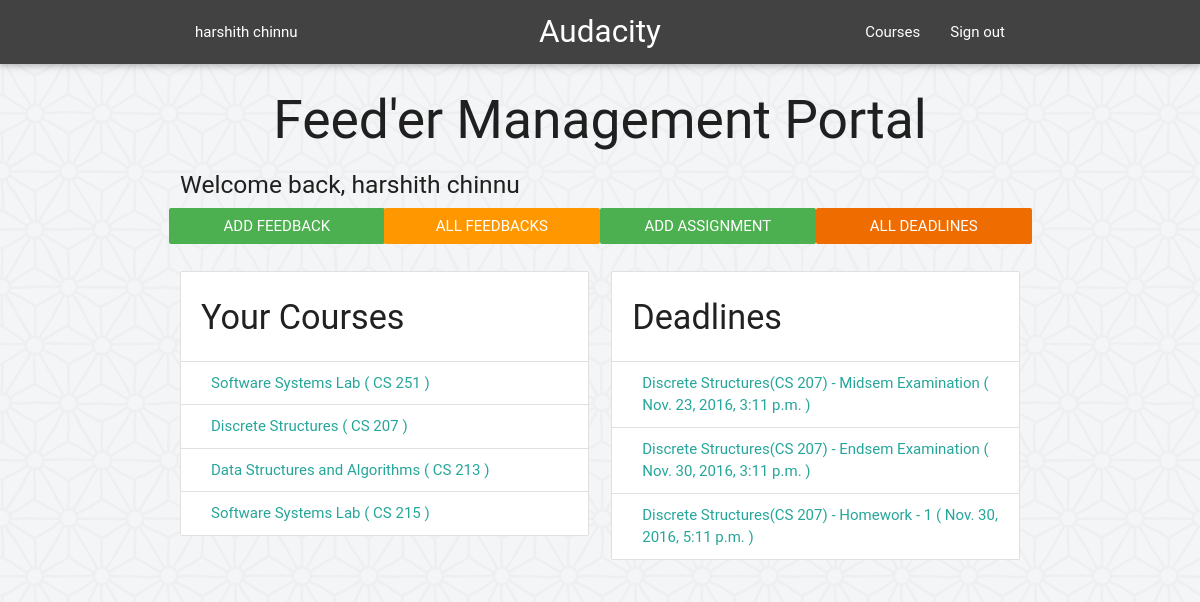
The app's page /feeder/index/ (signed in) with its own data.
### feeder/models.py (models this page shows, shortened)
class Course(models.Model):
	SPRING = 'SP'
	AUTUMN = 'AU'
	SUMMER = 'SU'
	SEMESTERS = (
		(SPRING, 'Spring'),
		(AUTUMN, 'Autumn'),
		(SUMMER, 'Summer'),
		)
	course_code = models.CharField(max_length=6, unique=True)
	course_name = models.CharField(max_length=40, blank=False)
	semester = models.CharField(
		max_length=2,
		choices=SEMESTERS,
		)
	def __str__(self):
		return self.course_name + '(' + self.course_code + ')'

class Assignment(models.Model):
	assignment_name = models.CharField(max_length=50, verbose_name = "Exam/Assignment")
	description = models.CharField(max_length=300, blank = True)
	pub_date = models.DateTimeField('date published')
	deadline = models.DateTimeField('deadline',null=False)
	course = models.ForeignKey(Course, on_delete=models.CASCADE)

### feeder/views.py (the view)
@login_required(login_url='/feeder/login/')
def IndexView(request):
	courses = Course.objects.all()
	assignments = Assignment.objects.filter(deadline__gt=timezone.now()).order_by('deadline')
	context = {
		'user' : request.user,
		'courses' : courses,
		'assignments' : assignments,
		}
	return render(request, "feeder/index.html", context)

### feeder/templates/feeder/index.html (shortened to what this page needs)
{% extends "feeder/base_site.html" %}
{% load static %}
{% block content %}
<h2 style="text-align:center" > Feed'er Management Portal </h2>
<h5> Welcome back, {{ user.get_full_name }} </h5>
  <div class="row">
  	<a href="{% url 'feeder:addfeedback' %}" class="btn-flat white-text center waves-effect waves-light col s3 green">Add Feedback</a>
	<a href="{% url 'feeder:feedbacks' %}" class="btn-flat white-text center waves-effect waves-light col s3 orange">All Feedbacks</a>
	<a href="{% url 'feeder:adddeadline' %}" class="btn-flat white-text center waves-effect waves-light col s3 green">Add Assignment</a>
	<a href="{% url 'feeder:assignments' %}" class="btn-flat white-text center waves-effect waves-light col s3 orange darken-3">All Deadlines</a>
  </div>
    {% if courses %}
    <div class="row">
	    <div class="col s6">
			<ul class="collection with-header">
		        <li class="collection-header"><h4>Your Courses</h4></li>
		        {% for course in courses %}
		        	<a class="collection-item">{{ course.course_name }} ( {{ course.course_code }} )</a>
		        {% endfor %}
		    </ul>
		</div>
		<div class="col s6">
			<ul class="collection with-header">
		        <li class="collection-header"><h4>Deadlines</h4></li>
		        {% for assignment in assignments %}
		        	<a class="collection-item">{{ assignment.course }} - {{ assignment.assignment_name }} ( {{ assignment.deadline }} ) </a>
		        {% endfor %}
		    </ul>
		</div>
	</div>
    {% endif %}
{% endblock %}
{% block navbar %}
    <li><a href="courses">Courses</a></li>
    <li><a onclick="signOut();" href="{% url 'feeder:logout' %}">Sign out</a></li>
{% endblock %}
{% block name %}
    {{ user.get_full_name }}
{% endblock %}

### records on screen
Course: course_name "Software Systems Lab", course_code "CS 251"
Course: course_name "Discrete Structures", course_code "CS 207"
Course: course_name "Data Structures and Algorithms", course_code "CS 213"
Course: course_name "Software Systems Lab", course_code "CS 215"
Assignment: course "Discrete Structures(CS 207)", assignment_name "Midsem Examination", deadline "Nov. 23, 2016, 3:11 p.m."
Assignment: course "Discrete Structures(CS 207)", assignment_name "Endsem Examination", deadline "Nov. 30, 2016, 3:11 p.m."
Assignment: course "Discrete Structures(CS 207)", assignment_name "Homework - 1", deadline "Nov. 30, 2016, 5:11 p.m."

### other values on screen
{{ user.get_full_name }} "harshith chinnu"
